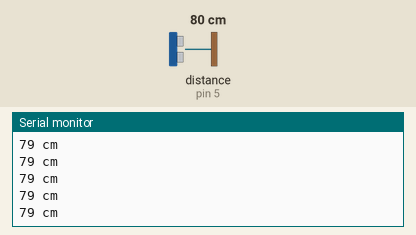
Recording of a sketch running on a simulated Arduino Uno, built with avr-gcc and run on an emulated ATmega328P. On the bench: the last lines printed to the serial monitor. Wiring (inferred from the names in the program): ultrasonic range finder: trigger pin 6; echo pin 5. The inputs (shaded band) are chosen by the test bench; at power-on: distance to the obstacle (sensor on pin 5) 80 cm. The echo pulse lasts 58.3 µs per cm.

Above: at 4.2 s.
4.3 s: distance to the obstacle (sensor on pin 5) set to 194 cm
At 4.44 s:
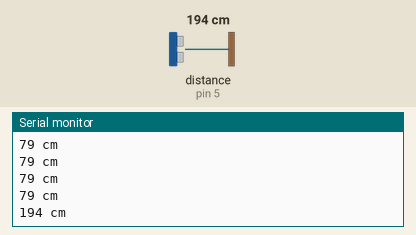
5.8 s: distance to the obstacle (sensor on pin 5) set to 202 cm
At 6.01 s:
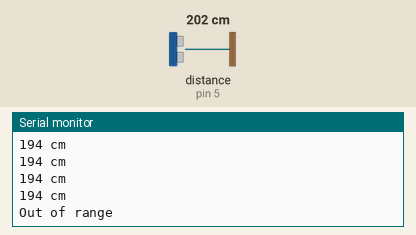

The sketch:

basic_hc_sr04_proximity_sensor.ino
```cpp
const int TRIGGER_PIN = 6;
const int ECHO_PIN = 5;

void setup() {
  Serial.begin(9600);
  pinMode(TRIGGER_PIN, OUTPUT);
  pinMode(ECHO_PIN, INPUT);
}

void loop() {
  digitalWrite(TRIGGER_PIN, LOW);
  delayMicroseconds(2);
  digitalWrite(TRIGGER_PIN, HIGH);
  delayMicroseconds(10);
  digitalWrite(TRIGGER_PIN, LOW);
  long duration = pulseIn(ECHO_PIN, HIGH);
  long distance = (duration / 2) / 29.1;

  if (distance >= 200 || distance <= 0) {
    Serial.println("Out of range");
  } else {
    Serial.print(distance);
    Serial.println(" cm");
  }

  delay(100);
}
```

Measured:
- the behaviour switches between 199 and 200 cm on distance to the obstacle (sensor on pin 5) (found by bisection; images 1 and 2)
- after the input at 4.3 s, the serial monitor: prints a new line at once (image 1)
- after the input at 5.8 s, the serial monitor: prints a new line after 0.10 s (image 2)
